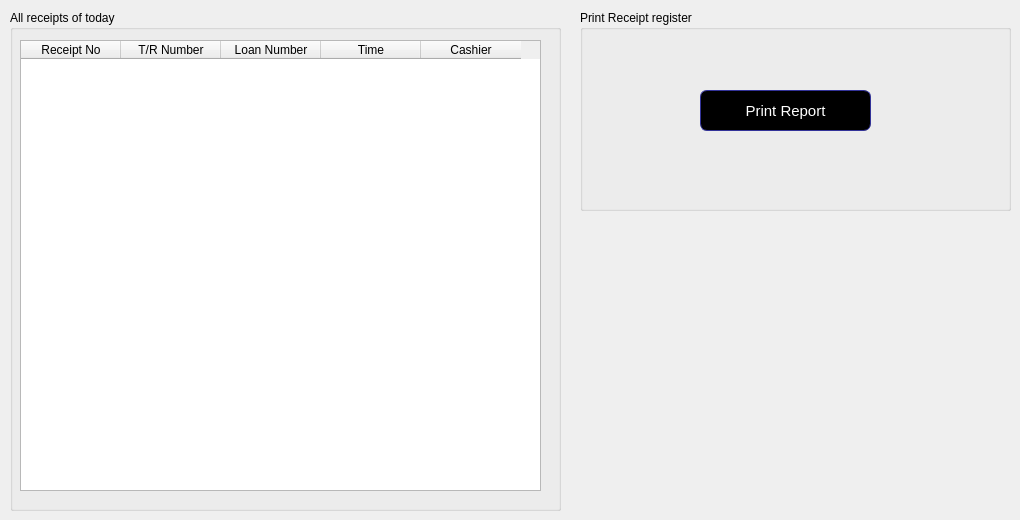
      <widget class="QWidget" name="tab_4">
       <attribute name="title">
        <string>Day All Receipts</string>
       </attribute>
       <widget class="QGroupBox" name="groupBox_14">
        <property name="geometry">
         <rect>
          <x>10</x>
          <y>10</y>
          <width>551</width>
          <height>501</height>
         </rect>
        </property>
        <property name="title">
         <string>All receipts of today</string>
        </property>
        <widget class="QTableWidget" name="tableWidget_3">
         <property name="geometry">
          <rect>
           <x>10</x>
           <y>30</y>
           <width>521</width>
           <height>451</height>
          </rect>
         </property>
         <column>
          <property name="text">
           <string>Receipt No</string>
          </property>
         </column>
         <column>
          <property name="text">
           <string>T/R Number</string>
          </property>
         </column>
         <column>
          <property name="text">
           <string>Loan Number</string>
          </property>
         </column>
         <column>
          <property name="text">
           <string>Time</string>
          </property>
         </column>
         <column>
          <property name="text">
           <string>Cashier</string>
          </property>
         </column>
        </widget>
       </widget>
       <widget class="QGroupBox" name="groupBox_15">
        <property name="geometry">
         <rect>
          <x>580</x>
          <y>10</y>
          <width>431</width>
          <height>201</height>
         </rect>
        </property>
        <property name="title">
         <string>Print Receipt register</string>
        </property>
        <widget class="QPushButton" name="pushButton_12">
         <property name="geometry">
          <rect>
           <x>120</x>
           <y>80</y>
           <width>171</width>
           <height>41</height>
          </rect>
         </property>
         <property name="styleSheet">
          <string notr="true">QPushButton {
color: white;
background-color: QLinearGradient( );
border-width: 1px;
border-color: #339;
border-style: solid;
border-radius: 7;
padding: 3px;
font-size: 15px;
padding-left: 5px;
padding-right: 5px;

}</string>
         </property>
         <property name="text">
          <string>Print Report</string>
         </property>
        </widget>
       </widget>
      </widget>
